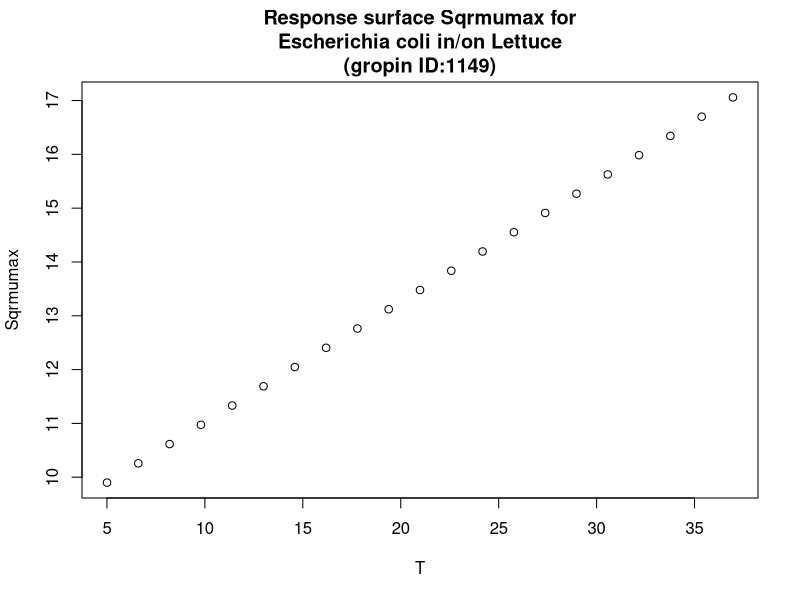

Recreate this plot in R.
#############################
# start of Parameter script
#############################
T <- seq(5.005,36.963036963037,length.out=21)
#############################
# end of Parameter script
#############################
############################# 
# start of Model script Gropin ID 1149 
#############################
 
# constant coefficients for this model
 
variables <- data.frame(T)
argumentsPar <- expand.grid(variables)
 
# heart of the model
response_surface <- function(T) {
   mumax <-0.224*(T+39.19)

return(mumax=mumax)
} 

# output parameters
responseSurface <- cbind(argumentsPar,response_surface(argumentsPar['T']))
colnames(responseSurface) <- c(colnames(argumentsPar),'Sqrmumax')
#############################
# End of Model script
#############################
############################# 
# start of Visualisation script Gropin ID 1149 
#############################
plot(T,responseSurface$'Sqrmumax',xlab='T',
                          ylab='Sqrmumax',main='Response surface Sqrmumax for
Escherichia coli in/on Lettuce
(gropin ID:1149)')
#############################
# End of Visualisation script
#############################
